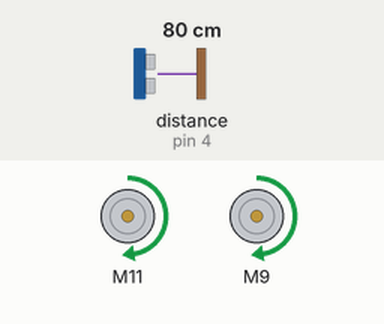
Simulated run of this sketch. Board: Arduino Uno, built with avr-gcc and run on an emulated ATmega328P. Shown: 2 × DC motor (green arrow = forward, orange = backward, longer = faster). Inputs (shaded band) come from the test bench; at power-on: distance to the obstacle (sensor on pin 4) 80 cm.

Above: at 1.2 s.
1.3 s: distance to the obstacle (sensor on pin 4) set to 12 cm
2.8 s: distance to the obstacle (sensor on pin 4) set to 9 cm
At 4.0 s:
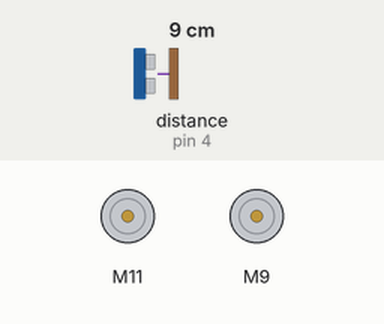
4.3 s: distance to the obstacle (sensor on pin 4) set to 18 cm
At 5.1 s:
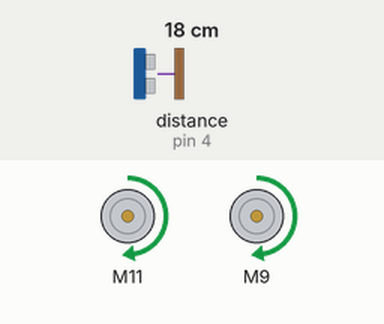
5.8 s: distance to the obstacle (sensor on pin 4) set to 2 cm
At 6.2 s:
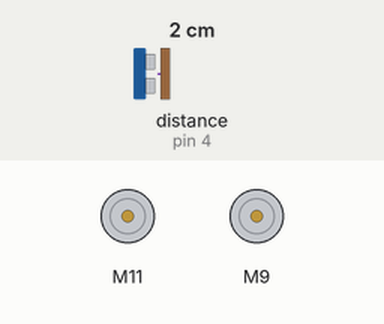
Timing chart, 0 to 8.3 s (numbered marks = the images above; inputs shaded):
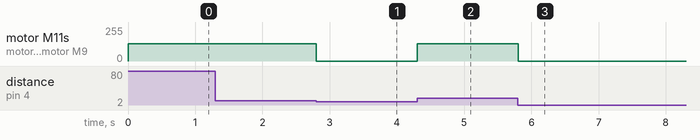

Measured:
- the behaviour switches between 11 and 10 cm on distance to the obstacle (sensor on pin 4) (found by bisection; images 0 and 1)
- after the input at 1.3 s, every drawn part: stays the same
- after the input at 2.8 s, motor M11, motor M9: forward 128/255 → stopped at once
- after the input at 4.3 s, motor M11, motor M9: stopped → forward 128/255 at once
- after the input at 5.8 s, motor M11, motor M9: forward 128/255 → stopped at once

The sketch:

pikabotUltrasonicMove.ino
```cpp
#include "CytronMotorDriver.h"
CytronMD motorLeft(PWM_DIR, 11, 10);
CytronMD motorRight(PWM_DIR, 9, 3);

#include <HCSR04.h>
UltraSonicDistanceSensor distanceSensor(5, 4);

void robotStop()
{ motorLeft.setSpeed(0);
  motorRight.setSpeed(0);
}
void robotMove(int speedL, int speedR)
{ motorLeft.setSpeed(speedL);
  motorRight.setSpeed(speedR);
}

void setup()
{ Serial.begin(9600);
}

void loop()
{ if(distanceSensor.measureDistanceCm()>10)
    robotMove(128, 128);
  else
    robotStop();
}
```
